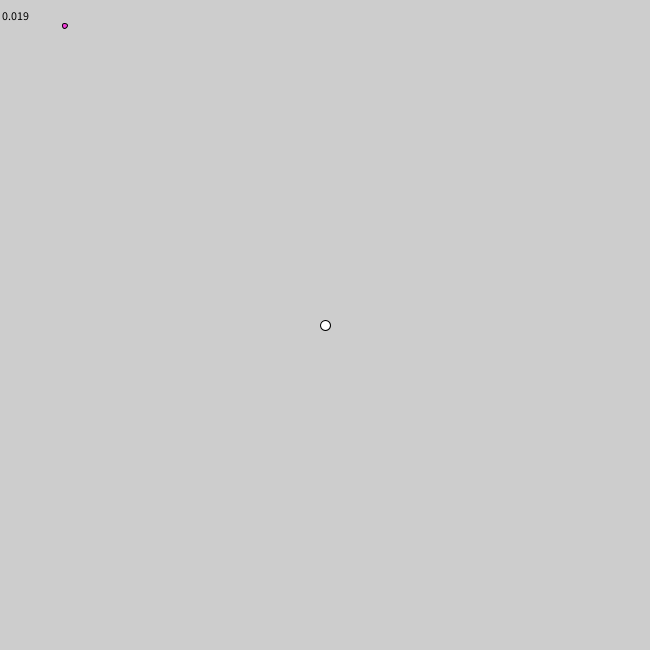
Frame 1 (no input)
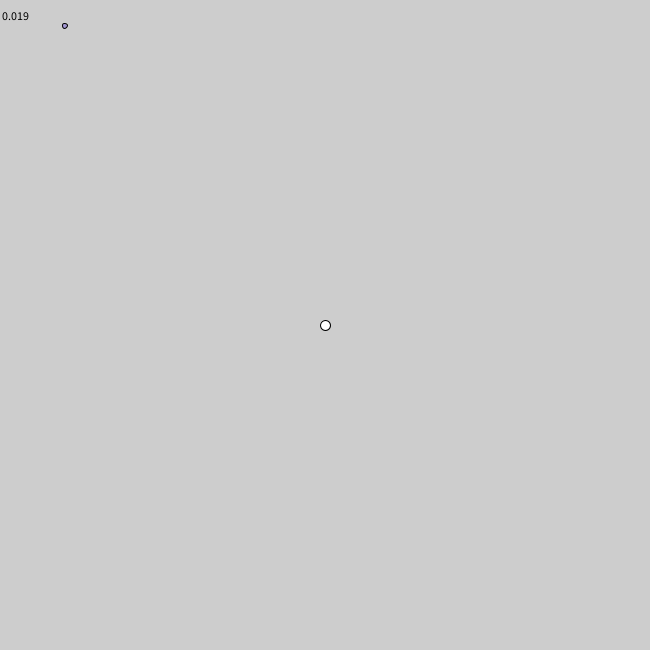
Frame 60 (the mouse pressed at the canvas centre just before this capture)
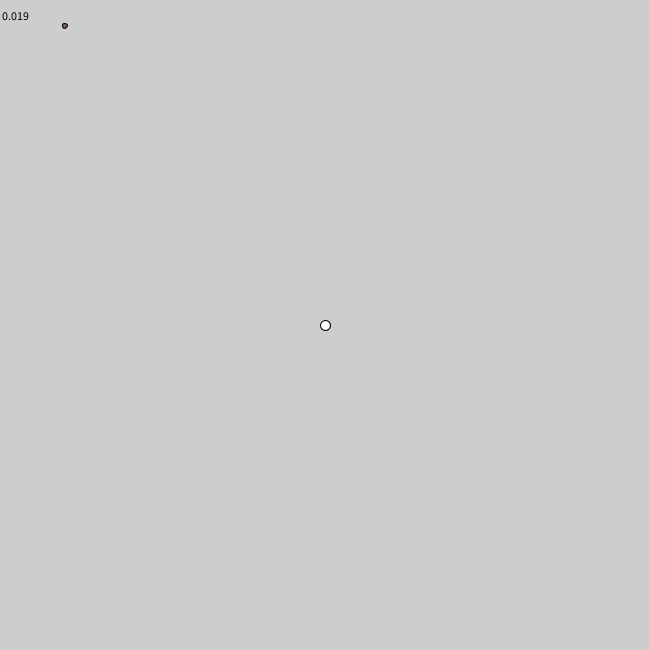
Frame 120 (the mouse held since frame 60 and released just before this capture)

The Processing sketch that drew these frames (run headless with seeded random() and noise(); from frame 60 on, the mouse is pressed at the canvas centre):

// Processing sketch: Geometric_Probability
// ── Geometric_Probability.pde
int s = 10;
float h = 0;
float q = 0;
int r = 0;
float z = 0;
float x = random(width);
float y = random(height);
void setup(){
  size(650,650);
}

void draw(){
  //Percent stuff
  background(205);
  q = ((s/2)*(s/2))* 3.14;
  r = width * height;
  h = (q / r);
  z = h * 100;
  //circle stuff
  fill(255);
  ellipse(width/2,height/2,s,s);
  //more percent stuff
  fill(0);
  text(z,0,20);
  //random point
  fill(random(255),random(255),random(255));
  ellipse(x,y,5,5);
  
  if (x < (width - s)
  ){
    if ( x > (0 + s)){
      if (y < (height - y)){
        if ( y > (0 + y)){
          println(s);
        }
      }
    }
  }
}

//circle size change
void keyPressed(){
  s = s + 5;
  x = random(width);
  y = random(height);
}
